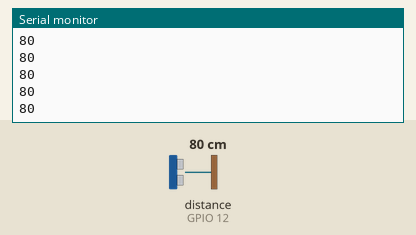
Simulated run of this sketch. Board: ESP32. Parts: the last lines printed to the serial monitor. Wiring (inferred from the names in the program): ultrasonic range finder: trigger GPIO 13; echo GPIO 12. Inputs (shaded band) come from the test bench; at power-on: distance to the obstacle (sensor on GPIO 12) 80 cm. The echo pulse lasts 58.3 µs per cm; WiFi joins after 1.5 s; servers stay silent unless stated; uploads are accepted with an empty reply.

Above: at 2.7 s.
2.8 s: distance to the obstacle (sensor on GPIO 12) set to 2 cm
At 3.9 s:
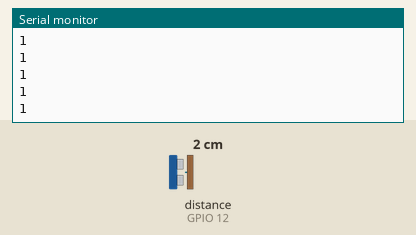
5.8 s: distance to the obstacle (sensor on GPIO 12) set to 4 cm
At 6.5 s:
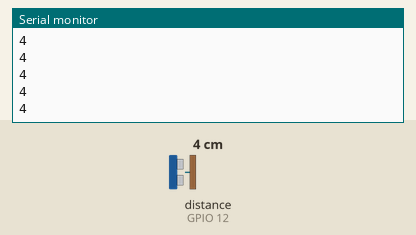
Timing chart, 0 to 6.7 s (numbered marks = the images above; inputs shaded):
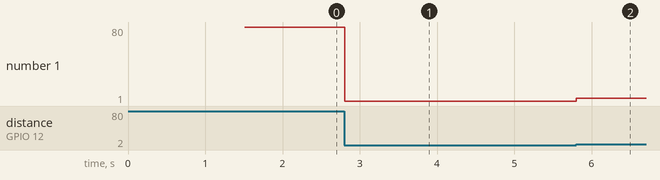

Measured:
- after the input at 2.8 s, the serial monitor: prints a new line at once (image 1)
- after the input at 5.8 s, the serial monitor: prints a new line at once (image 2)
- plotted number 1: 80 → 1 after the input at 2.8 s, 1 → 4 after the input at 5.8 s

The sketch:

Kirim_Data_Ultrasonic_HTTP_POST_Request_ke_PHP_MySQL.ino
```cpp
int trig = 13;
int echo = 12;
long durasi, jarak;

#include <WiFi.h>
#include <HTTPClient.h>
const char* ssid = "isi nama wifi";
const char* password = "isi password wifi";
String server = "http://000.111.000.111/belajarmysql";
String url;

unsigned const long jeda = 5000;
unsigned long zero = 0;

void setup() {
  pinMode(trig, OUTPUT);
  pinMode(echo, INPUT);
  Serial.begin(115200);

  Serial.print("Connecting to WiFi");
  WiFi.begin(ssid, password);
  while (WiFi.status() != WL_CONNECTED) {
    delay(500);
    Serial.print(".");
  }
  Serial.print("OK! IP=");
  Serial.println(WiFi.localIP());

}

void loop() {
  digitalWrite(trig, LOW);
  delayMicroseconds(8);
  digitalWrite(trig, HIGH);
  delayMicroseconds(8);
  digitalWrite(trig, LOW);
  delayMicroseconds(8);

  durasi = pulseIn(echo, HIGH);
  jarak = (durasi / 2) / 29.1;

  if (jarak > 0) {
    Serial.println(jarak);

    if (millis() - zero >= jeda) {

      HTTPClient http;
      url = server + "/input.php?jarak=" + String(jarak);
      Serial.println(url);
      http.begin(url);
      http.addHeader("Content-Type","application/x-www-form-urlencoded");
      int httpResponseCode = http.POST("jarak=" + String(jarak));
      if (httpResponseCode > 0) {
        Serial.print("HTTP ");
        Serial.println(httpResponseCode);
        String payload = http.getString();
        Serial.println();
        Serial.println(payload);
      }
      else {
        Serial.print("Error code: ");
        Serial.println(httpResponseCode);
        Serial.println(":-(");
      }

      zero = millis();
    }

  }

}
```
